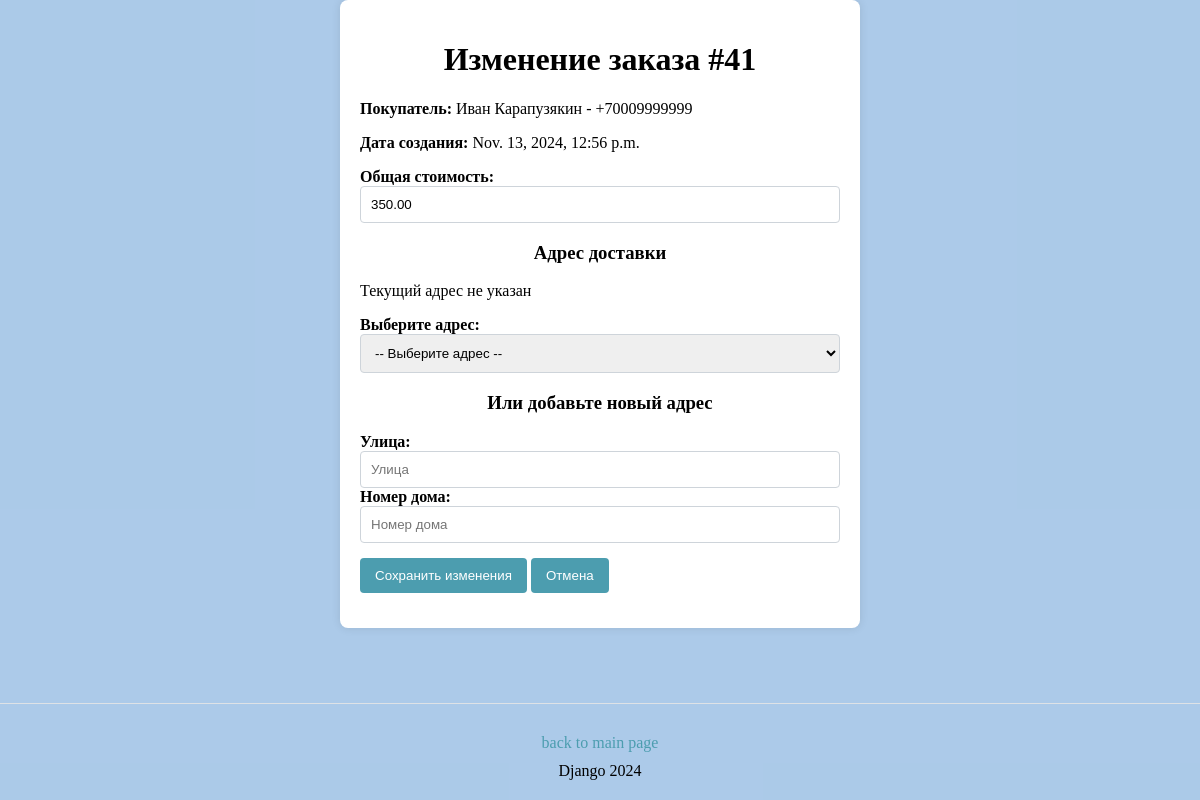
The page /orders/update/41/ (signed in) on the database its author committed.
### orders/models.py (models this page shows, shortened)
class Order(models.Model):
    objects = models.Manager()
    buyer = models.ForeignKey(Buyer, on_delete=models.CASCADE,
                              related_name="orders")
    created_at = models.DateTimeField(auto_now_add=True)
    price = models.DecimalField(max_digits=10, decimal_places=2, default=0)
    delivery_address = models.ForeignKey('buyers.Address', null=True,
                                         blank=True, on_delete=models.SET_NULL)

### buyers/models.py (models this page shows, shortened)
class Buyer(AbstractBaseUser, PermissionsMixin):
    first_name = models.CharField(max_length=255)
    last_name = models.CharField(max_length=255, blank=True, null=True)
    date_of_birth = models.DateField(blank=True, null=True)
    special_notes = models.TextField(blank=True, null=True)
    phone_number = models.CharField(
        max_length=12, unique=True,
        validators=[
            RegexValidator(
                regex=r'^\+7\d{10}$',
                message="Введите корректный номер телефона (например, +79991234567)."
            )
        ]
    )
    password = models.CharField(max_length=128)
    email = models.EmailField(unique=True, blank=True, null=True)
    addresses = models.ManyToManyField(Address, related_name="buyers",
                                       blank=True)
    is_active = models.BooleanField(default=True)
    is_staff = models.BooleanField(default=False)
    groups = models.ManyToManyField(
        Group,
        related_name='buyer_set',  # Указываем уникальное имя для связи
        blank=True
    )
    user_permissions = models.ManyToManyField(
        Permission,
        related_name='buyer_permissions',  # Указываем уникальное имя для связи
        blank=True
    )
    objects = BuyerManager()  # Обеспечьте, что BuyerManager настроен правильно для модели пользователя
    USERNAME_FIELD = 'phone_number'
    REQUIRED_FIELDS = []
    def __str__(self):
        return f"{self.first_name} {self.last_name} - {self.phone_number}"

### orders/views.py (the view)
# urls.py: path('update/<int:order_id>/', order_update, name='order_update'),
@login_required
def order_update(request, order_id):
    order = get_object_or_404(Order, id=order_id)
    if request.method == 'POST':
        form = OrderUpdateForm(request.POST, instance=order)
        if form.is_valid():
            order = form.save(commit=False)
            new_street = form.cleaned_data.get('new_street')
            new_house_number = form.cleaned_data.get('new_house_number')
            if new_street and new_house_number:
                existing_address = Address.objects.filter(
                    street=new_street, house_number=new_house_number
                ).first()
                if existing_address:
                    order.delivery_address = existing_address
                    order.buyer.addresses.add(
                        existing_address)  # Привязываем адрес к покупателю
                    order.buyer.save()  # Сохраняем покупателя с привязанным адресом
                else:
                    new_address = Address.objects.create(
                        street=new_street,
                        house_number=new_house_number
                    )
                    order.delivery_address = new_address
                    order.buyer.addresses.add(
                        new_address)  # Привязываем адрес к покупателю
                    order.buyer.save()  # Сохраняем покупателя
            else:
                order.delivery_address = form.cleaned_data['delivery_address']
            order.save()
            return redirect('order_detail', order_id=order.id)
    else:
        form = OrderUpdateForm(instance=order)
    buyer_addresses = order.buyer.addresses.all()
    return render(request, 'orders/order_update.html',
                  {'buyer': form, 'order': order,
                   'buyer_addresses': buyer_addresses})

### orders/forms.py (shortened to what this page needs)
class OrderUpdateForm(forms.ModelForm):
    new_street = forms.CharField(required=False, max_length=255,
                                 label="New Street")
    new_house_number = forms.CharField(required=False, max_length=10,
                                       label="New House Number")
    class Meta:
        model = Order
        fields = ['delivery_address']

### templates/orders/order_update.html (shortened to what this page needs)
{% load static %}
<!DOCTYPE html>
<html lang="en">
<head>
    <link rel="stylesheet" href="{% static 'order/order.css' %}">
    <link rel="stylesheet" href="{% static 'other/other.css' %}">
</head>
<body>
<div class="form-container">
    <h1>Изменение заказа #{{ order.id }}</h1>
    <p><strong>Покупатель:</strong> {{ order.buyer }}</p>
    <p><strong>Дата создания:</strong> {{ order.created_at }}</p>
    <div class="order-price">
        <label for="price">Общая стоимость:</label>
        <input type="text" id="price" name="price" value="{{ order.price }}"
               readonly>
    </div>
    <form method="POST" action="{% url 'order_update' order.id %}">
        <h3>Адрес доставки</h3>
        {% if order.delivery_address %}
            <p><strong>Текущий
                адрес:</strong> {{ order.delivery_address.street }}, {{ order.delivery_address.house_number }}
            </p>
        {% else %}
            <p>Текущий адрес не указан</p>
        {% endif %}
        <div>
            <label for="address_select">Выберите адрес:</label>
            <select id="address_select" name="delivery_address">
                <option value="">-- Выберите адрес --</option>
            </select>
        </div>
        <h3>Или добавьте новый адрес</h3>
        <div class="new-address">
            <label for="new_street">Улица:</label>
            <input type="text" id="new_street" name="new_street"
                   maxlength="255"
                   placeholder="Улица"
                   value="{{ form.new_street.value|default:'' }}">
            <label for="new_house_number">Номер дома:</label>
            <input type="text" id="new_house_number" name="new_house_number"
                   maxlength="50" placeholder="Номер дома"
                   value="{{ form.new_house_number.value|default:'' }}">
        </div>
        <div>
            <button type="submit" class="button">Сохранить изменения
            </button>
            <form action="{% url 'order_detail' order.id %}" method="GET"
                  style="display:inline;">
                <button type="submit" class="button">Отмена
                </button>
            </form>
        </div>
    </form>
</div>
<footer>
    <a href="{% url 'main' %}" class="footer-button">back to main page</a>
    <p>Django 2024</p>
</footer>
</body>
</html>

### static/order/order.css (style rules this page uses)
html, body { height: 100%; margin: 0; background-color: rgba(129, 175, 221, 0.42); display: flex; flex-direction: column; }
h1, h3 { text-align: center; }
button { background-color: #4c9daf; color: white; padding: 10px 15px; border: none; border-radius: 4px; cursor: pointer; }
.form-container { width: 40%; margin: 0 auto; background-color: #ffffff; padding: 20px; border-radius: 8px; box-shadow: 0px 0px 10px rgba(0, 0, 0, 0.1); }
label { font-weight: bold; margin-top: 10px; }
div { margin-bottom: 15px; }
input, textarea, select { width: 100%; padding: 10px; border: 1px solid #ced4da; border-radius: 4px; box-sizing: border-box; }

### static/other/other.css (style rules this page uses)
footer { display: flex; flex-direction: column; justify-content: center; align-items: center; width: 100%; text-align: center; padding: 20px 0; background-color: transparent; border-top: 1px solid #dee2e6; margin-top: auto; }
footer p { margin: 0; padding: 0; }
.footer-button { color: #4c9daf; background-color: transparent; padding: 10px 20px; text-decoration: none; border-radius: 5px; font-size: 16px; }

### rows shown on the page
Order: id "41", buyer "Иван Карапузякин - +70009999999", created_at "Nov. 13, 2024, 12:56 p.m.", price "350.00"
